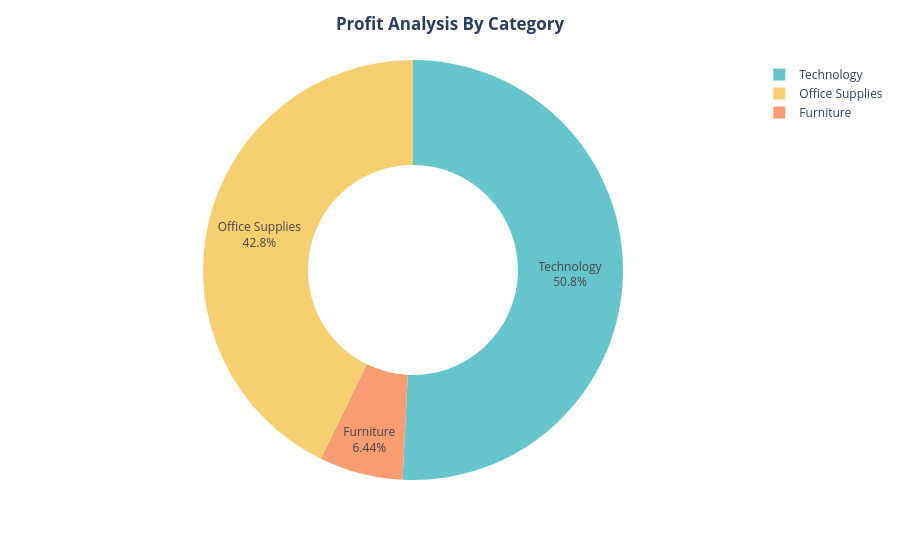

Notebook source saved alongside this figure:
### Code cell
fig = px.pie(
              profit_by_category,
              names = 'Category',
              values = 'Profit',
              hole = 0.5,
              color_discrete_sequence = px.colors.qualitative.Pastel
)
fig.update_traces(
    textposition = 'inside',
    textinfo = 'percent+label'
)
fig.update_layout(
    title = {
        'text' : '<b>Profit Analysis By Category</b>',
        'x' : 0.5,
        'xanchor'  : 'center'
    }
)
fig.show()

### Figure 1 — Plotly figure (JSON) as saved in the notebook; plotly's stock layout.template omitted (floating-point values rounded to 4 significant figures)
{"data": [{"domain": {"x": [0, 1], "y": [0, 1]}, "hole": 0.5, "hovertemplate": "Category=%{label}<br>Profit=%{value}<extra></extra>", "labels": ["Furniture", "Office Supplies", "Technology"], "legendgroup": "", "name": "", "showlegend": true, "textinfo": "percent+label", "textposition": "inside", "type": "pie", "values": [18450.0, 122500.0, 145500.0]}], "layout": {"legend": {"tracegroupgap": 0}, "margin": {"t": 60}, "piecolorway": ["rgb(102, 197, 204)", "rgb(246, 207, 113)", "rgb(248, 156, 116)", "rgb(220, 176, 242)", "rgb(135, 197, 95)", "rgb(158, 185, 243)", "rgb(254, 136, 177)", "rgb(201, 219, 116)", "rgb(139, 224, 164)", "rgb(180, 151, 231)", "rgb(179, 179, 179)"], "title": {"text": "<b>Profit Analysis By Category</b>", "x": 0.5, "xanchor": "center"}}}
